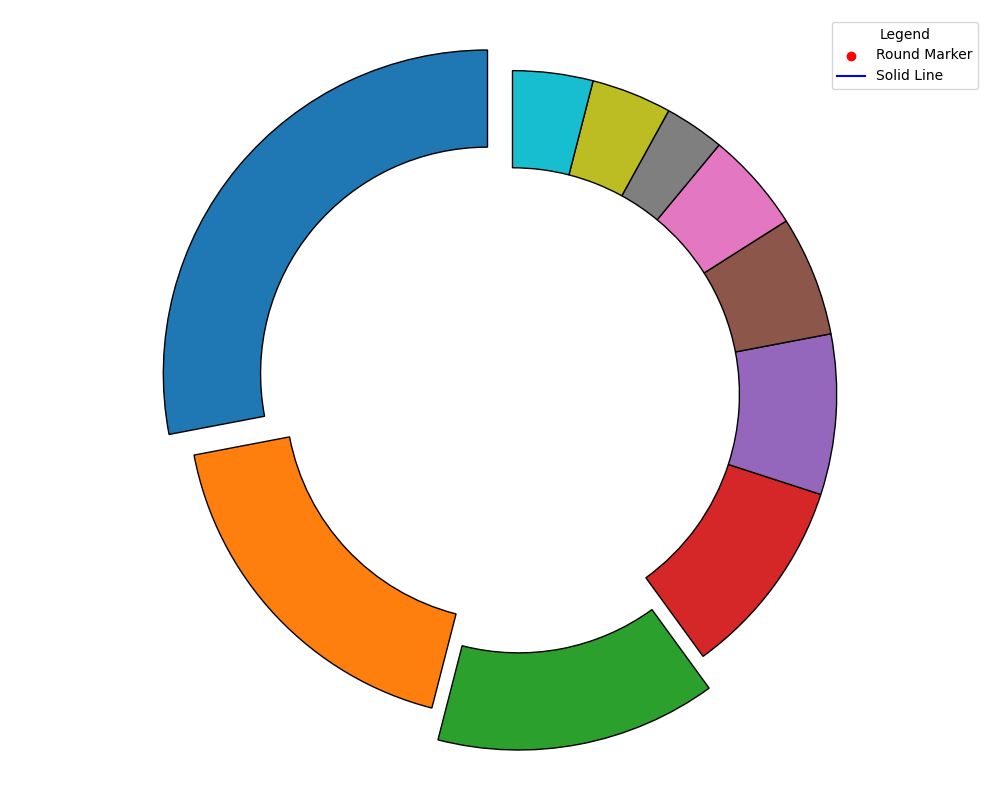

The script that drew this image:
import matplotlib.pyplot as plt

genres = ['Pop', 'Rock', 'Hip-Hop', 'Electronic', 'Classical', 'Jazz', 'Country', 'Reggae', 'Blues', 'Latin']
user_distribution = [28, 18, 14, 10, 8, 6, 5, 3, 4, 4]

# Altered explode for 'Pop' and 'Hip-Hop'
explode = (0.1, 0, 0.1, 0, 0, 0, 0, 0, 0, 0)

plt.figure(figsize=(10, 8))
plt.pie(user_distribution, explode=explode, startangle=90, shadow=False, 
        wedgeprops=dict(width=0.3, edgecolor='black'))

# Add grid for style variant
plt.grid(True)

# Modify marker type representation
plt.scatter([], [], marker='o', label='Round Marker', color='red') # using scatter for marker legend
plt.plot([], [], linestyle='-', label='Solid Line', color='blue') # using plot for line style legend

plt.legend(title='Legend')

plt.axis('equal')
plt.tight_layout()

plt.show()
